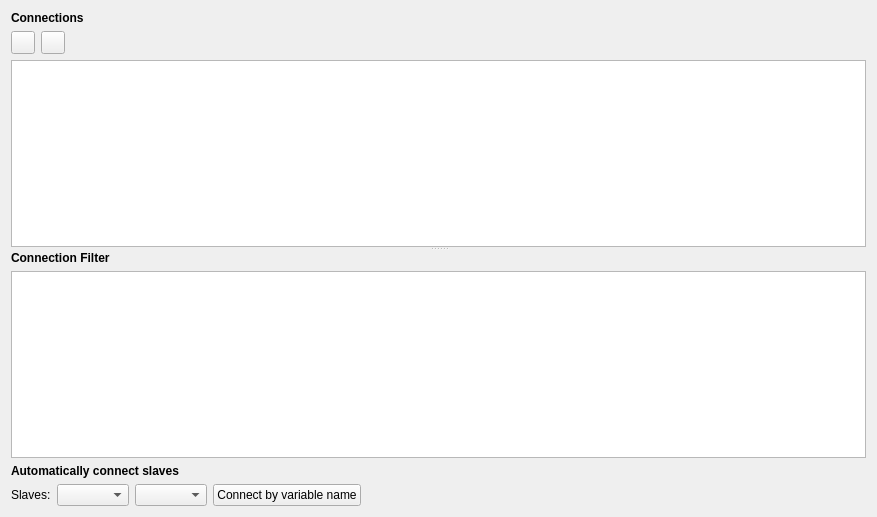
<?xml version="1.0" encoding="UTF-8"?>
<ui version="4.0">
 <class>MSIMViewConnections</class>
 <widget class="QWidget" name="MSIMViewConnections">
  <property name="geometry">
   <rect>
    <x>0</x>
    <y>0</y>
    <width>877</width>
    <height>517</height>
   </rect>
  </property>
  <property name="windowTitle">
   <string>Form</string>
  </property>
  <layout class="QVBoxLayout" name="verticalLayout">
   <item>
    <widget class="QLabel" name="label_2">
     <property name="font">
      <font>
       <weight>75</weight>
       <bold>true</bold>
      </font>
     </property>
     <property name="text">
      <string>Connections</string>
     </property>
    </widget>
   </item>
   <item>
    <widget class="QSplitter" name="splitter">
     <property name="orientation">
      <enum>Qt::Vertical</enum>
     </property>
     <property name="childrenCollapsible">
      <bool>false</bool>
     </property>
     <widget class="QWidget" name="layoutWidget">
      <layout class="QGridLayout" name="gridLayout">
       <item row="0" column="0">
        <widget class="QToolButton" name="toolButtonAddConnection">
         <property name="icon">
          <iconset resource="../resources/MasterSimulator.qrc">
           <normaloff>:/gfx/actions/24x24/plus.png</normaloff>:/gfx/actions/24x24/plus.png</iconset>
         </property>
         <property name="iconSize">
          <size>
           <width>16</width>
           <height>16</height>
          </size>
         </property>
        </widget>
       </item>
       <item row="0" column="1">
        <widget class="QToolButton" name="toolButtonRemoveConnection">
         <property name="icon">
          <iconset resource="../resources/MasterSimulator.qrc">
           <normaloff>:/gfx/actions/24x24/minus.png</normaloff>:/gfx/actions/24x24/minus.png</iconset>
         </property>
         <property name="iconSize">
          <size>
           <width>16</width>
           <height>16</height>
          </size>
         </property>
         <property name="shortcut">
          <string>Del</string>
         </property>
        </widget>
       </item>
       <item row="0" column="2">
        <spacer name="horizontalSpacer_2">
         <property name="orientation">
          <enum>Qt::Horizontal</enum>
         </property>
         <property name="sizeHint" stdset="0">
          <size>
           <width>221</width>
           <height>20</height>
          </size>
         </property>
        </spacer>
       </item>
       <item row="1" column="0" colspan="3">
        <widget class="QTableWidget" name="tableWidgetConnections">
         <property name="alternatingRowColors">
          <bool>true</bool>
         </property>
         <property name="selectionMode">
          <enum>QAbstractItemView::SingleSelection</enum>
         </property>
         <property name="selectionBehavior">
          <enum>QAbstractItemView::SelectRows</enum>
         </property>
         <property name="sortingEnabled">
          <bool>true</bool>
         </property>
        </widget>
       </item>
      </layout>
     </widget>
     <widget class="QWidget" name="layoutWidget">
      <layout class="QGridLayout" name="gridLayout_2">
       <item row="0" column="0">
        <widget class="QLabel" name="label_4">
         <property name="font">
          <font>
           <weight>75</weight>
           <bold>true</bold>
          </font>
         </property>
         <property name="text">
          <string>Connection Filter</string>
         </property>
        </widget>
       </item>
       <item row="1" column="0">
        <widget class="QTableWidget" name="tableWidgetSlaves">
         <property name="baseSize">
          <size>
           <width>0</width>
           <height>50</height>
          </size>
         </property>
         <property name="alternatingRowColors">
          <bool>true</bool>
         </property>
        </widget>
       </item>
      </layout>
     </widget>
    </widget>
   </item>
   <item>
    <widget class="QLabel" name="label_3">
     <property name="font">
      <font>
       <weight>75</weight>
       <bold>true</bold>
      </font>
     </property>
     <property name="text">
      <string>Automatically connect slaves</string>
     </property>
    </widget>
   </item>
   <item>
    <layout class="QHBoxLayout" name="horizontalLayout">
     <item>
      <widget class="QLabel" name="label">
       <property name="sizePolicy">
        <sizepolicy hsizetype="Maximum" vsizetype="Preferred">
         <horstretch>0</horstretch>
         <verstretch>0</verstretch>
        </sizepolicy>
       </property>
       <property name="text">
        <string>Slaves:</string>
       </property>
      </widget>
     </item>
     <item>
      <widget class="QComboBox" name="comboBoxSlave1">
       <property name="sizeAdjustPolicy">
        <enum>QComboBox::AdjustToContents</enum>
       </property>
      </widget>
     </item>
     <item>
      <widget class="QComboBox" name="comboBoxSlave2">
       <property name="sizeAdjustPolicy">
        <enum>QComboBox::AdjustToContents</enum>
       </property>
      </widget>
     </item>
     <item>
      <widget class="QPushButton" name="pushButtonConnectByVariableName">
       <property name="text">
        <string>Connect by variable name</string>
       </property>
      </widget>
     </item>
     <item>
      <spacer name="horizontalSpacer">
       <property name="orientation">
        <enum>Qt::Horizontal</enum>
       </property>
       <property name="sizeHint" stdset="0">
        <size>
         <width>40</width>
         <height>20</height>
        </size>
       </property>
      </spacer>
     </item>
    </layout>
   </item>
  </layout>
 </widget>
 <resources>
  <include location="../resources/MasterSimulator.qrc"/>
 </resources>
 <connections/>
</ui>
